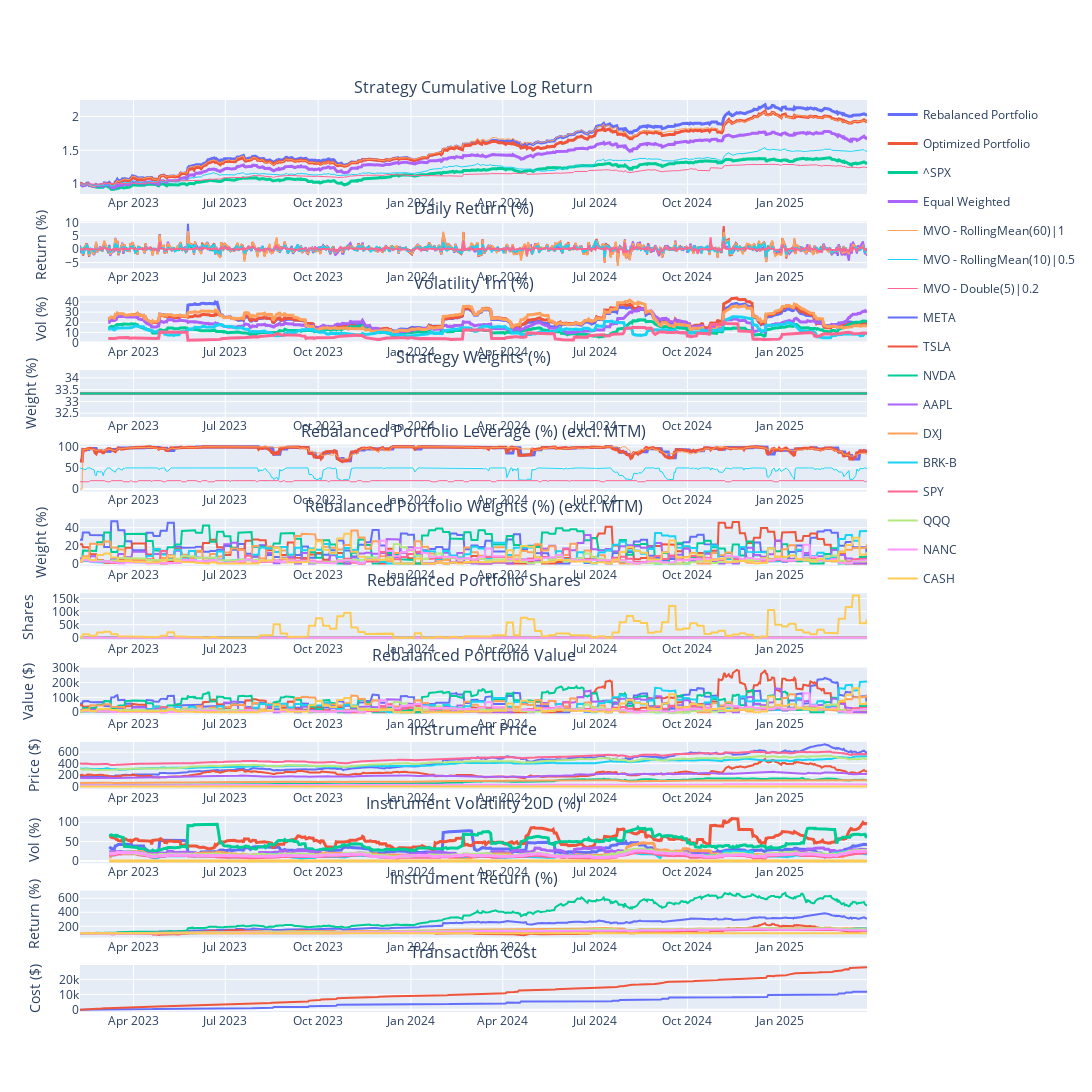

The cell this chart's notebook holds for it:
### Markdown cell above
# Log

2024-11-22: If we don't fix sum of weights to constant (e.g. 1), the model would statisfy the HHI constraints by reducing the overeall weights only, but not diversing the portfolios. Still, fixing to 1 is not good because sometime we should de-leverage given signals are weak. So we can consider to add a cash element in the optimization

2024-11-30: Create benchmark portfolios (e.g. equally weighted of all stocks) (DONE)

2024-12-06: Alpha models using returns relative to something (e.g. SPX)

### Code cell
portfolio = PortfolioStandard(
    capital=194943 + 21438,
    name='MVOPortfolio',        
    rebalance_iter=RebalancerIter('0 0 * * Fri', 1),        
    tc_model=TransactionCostFutu(), 
    systems_style=SystemStyle.VERTICAL,
    systems=[        
        # Long terms signals => 60days return / diversified        
        TradingSubSystemSingle(vol_target=vol_target, instruments=instruments, strategy=[MeanVarianceOpt(alpha_model=RollingMean(60), risk_model=RollingMeanCovNeg(60), gamma=10, hhi=0.2, confidence=1, leverage=1)], max_leverage=max_leverage, offset=60),

        # Mid terms signals => 30days return / diversified        
        # TradingSubSystemSingle(vol_target=vol_target, instruments=instruments, strategy=[MeanVarianceOpt(alpha_model=RollingMean(30), risk_model=RollingMeanCovNeg(30), gamma=10, hhi=0.2, confidence=1, leverage=1)], max_leverage=max_leverage, offset=60),

        # Short terms signals => 5 and 10days returns / less diversified
        TradingSubSystemSingle(vol_target=vol_target, instruments=instruments, strategy=[MeanVarianceOpt(alpha_model=RollingMean(10), risk_model=RollingMeanCovNeg(10), gamma=30, hhi=0.4, confidence=0.5, leverage=1)], max_leverage=max_leverage, offset=60),         
        # TradingSubSystemSingle(vol_target=vol_target, instruments=instruments, strategy=[MeanVarianceOpt(alpha_model=RollingMean(5), risk_model=RollingMeanCovNeg(5), gamma=30, hhi=0.4, confidence=0.5, leverage=1)], max_leverage=max_leverage, offset=60),         

        # Mean Revert signals => 2days RSI / concentrated
        # TradingSubSystemSingle(vol_target=vol_target, instruments=instruments, strategy=[MeanVarianceOpt(alpha_model=RSI(2,10), risk_model=ZeroCov(), gamma=0, hhi=0, confidence=0.2)], max_leverage=max_leverage, offset=200),
        # TradingSubSystemSingle(vol_target=vol_target, instruments=instruments, strategy=[MeanVarianceOpt(alpha_model=RSI(2,95), risk_model=ZeroCov(), gamma=0, hhi=0, confidence=-1)], max_leverage=max_leverage, offset=200),

        # Mean Revert signals => Double7 / concentrated
        TradingSubSystemSingle(vol_target=vol_target, instruments=instruments, strategy=[MeanVarianceOpt(alpha_model=Double7(5), risk_model=ZeroCov(), gamma=0, hhi=0, confidence=0.2)], max_leverage=max_leverage, offset=200),
    ]
)

portfolio.set_start_date(start_date)
portfolio.set_end_date(end_date)
portfolio.backtest_subsystems()
portfolio.optimize()
portfolio.backtest()
portfolio.rebalance()
portfolio.performance(show_all_rets=True)

### Figure 1 — Plotly figure (JSON) as saved in the notebook; plotly's stock layout.template omitted (floating-point values rounded to 4 significant figures; data arrays with more than 128 entries replaced by an {"elided": "..."} marker saying what was removed)
{"data": [{"legendgroup": "Rebalanced Portfolio", "line": {"width": 3}, "marker": {"color": "#636EFA"}, "name": "Rebalanced Portfolio", "type": "scatter", "x": {"elided": "537 str values"}, "xaxis": "x", "y": {"elided": "537 float values"}, "yaxis": "y"}, {"legendgroup": "Rebalanced Portfolio", "marker": {"color": "#636EFA"}, "name": "Rebalanced Portfolio", "showlegend": false, "type": "scatter", "x": {"elided": "537 str values"}, "xaxis": "x2", "y": {"elided": "537 float values"}, "yaxis": "y2"}, {"legendgroup": "Rebalanced Portfolio", "line": {"width": 3}, "marker": {"color": "#636EFA"}, "name": "Rebalanced Portfolio", "showlegend": false, "type": "scatter", "x": {"elided": "537 str values"}, "xaxis": "x3", "y": {"elided": "537 float values"}, "yaxis": "y3"}, {"legendgroup": "Rebalanced Portfolio", "line": {"width": 3}, "marker": {"color": "#636EFA"}, "name": "Rebalanced Portfolio", "showlegend": false, "type": "scatter", "x": {"elided": "537 str values"}, "xaxis": "x5", "y": {"elided": "537 float values"}, "yaxis": "y5"}, {"legendgroup": "Rebalanced Portfolio", "marker": {"color": "#636EFA"}, "name": "Rebalanced Portfolio", "showlegend": false, "type": "scatter", "x": {"elided": "537 str values"}, "xaxis": "x12", "y": {"elided": "537 float values"}, "yaxis": "y12"}, {"legendgroup": "Optimized Portfolio", "line": {"width": 3}, "marker": {"color": "#EF553B"}, "name": "Optimized Portfolio", "type": "scatter", "x": {"elided": "537 str values"}, "xaxis": "x", "y": {"elided": "537 float values"}, "yaxis": "y"}, {"legendgroup": "Optimized Portfolio", "marker": {"color": "#EF553B"}, "name": "Optimized Portfolio", "showlegend": false, "type": "scatter", "x": {"elided": "537 str values"}, "xaxis": "x2", "y": {"elided": "537 float values"}, "yaxis": "y2"}, {"legendgroup": "Optimized Portfolio", "line": {"width": 3}, "marker": {"color": "#EF553B"}, "name": "Optimized Portfolio", "showlegend": false, "type": "scatter", "x": {"elided": "537 str values"}, "xaxis": "x3", "y": {"elided": "537 float values"}, "yaxis": "y3"}, {"legendgroup": "Optimized Portfolio", "line": {"width": 3}, "marker": {"color": "#EF553B"}, "name": "Optimized Portfolio", "showlegend": false, "type": "scatter", "x": {"elided": "537 str values"}, "xaxis": "x5", "y": {"elided": "537 float values"}, "yaxis": "y5"}, {"legendgroup": "Optimized Portfolio", "marker": {"color": "#EF553B"}, "name": "Optimized Portfolio", "showlegend": false, "type": "scatter", "x": {"elided": "537 str values"}, "xaxis": "x12", "y": {"elided": "537 float values"}, "yaxis": "y12"}, {"legendgroup": "^SPX", "line": {"width": 3}, "marker": {"color": "#00CC96"}, "name": "^SPX", "type": "scatter", "x": {"elided": "537 str values"}, "xaxis": "x", "y": {"elided": "537 float values"}, "yaxis": "y"}, {"legendgroup": "^SPX", "marker": {"color": "#00CC96"}, "name": "^SPX", "showlegend": false, "type": "scatter", "x": {"elided": "537 str values"}, "xaxis": "x2", "y": {"elided": "537 float values"}, "yaxis": "y2"}, {"legendgroup": "^SPX", "line": {"width": 3}, "marker": {"color": "#00CC96"}, "name": "^SPX", "showlegend": false, "type": "scatter", "x": {"elided": "537 str values"}, "xaxis": "x3", "y": {"elided": "537 float values"}, "yaxis": "y3"}, {"legendgroup": "Equal Weighted", "line": {"width": 3}, "marker": {"color": "#AB63FA"}, "name": "Equal Weighted", "type": "scatter", "x": {"elided": "537 str values"}, "xaxis": "x", "y": {"elided": "537 float values"}, "yaxis": "y"}, {"legendgroup": "Equal Weighted", "marker": {"color": "#AB63FA"}, "name": "Equal Weighted", "showlegend": false, "type": "scatter", "x": {"elided": "537 str values"}, "xaxis": "x2", "y": {"elided": "537 float values"}, "yaxis": "y2"}, {"legendgroup": "Equal Weighted", "line": {"width": 3}, "marker": {"color": "#AB63FA"}, "name": "Equal Weighted", "showlegend": false, "type": "scatter", "x": {"elided": "537 str values"}, "xaxis": "x3", "y": {"elided": "537 float values"}, "yaxis": "y3"}, {"legendgroup": "MVO - RollingMean(60)|1", "line": {"width": 1}, "marker": {"color": "#FFA15A"}, "name": "MVO - RollingMean(60)|1", "type": "scatter", "x": {"elided": "537 str values"}, "xaxis": "x", "y": {"elided": "537 float values"}, "yaxis": "y"}, {"legendgroup": "MVO - RollingMean(60)|1", "marker": {"color": "#FFA15A"}, "name": "MVO - RollingMean(60)|1", "showlegend": false, "type": "scatter", "x": {"elided": "537 str values"}, "xaxis": "x2", "y": {"elided": "537 float values"}, "yaxis": "y2"}, {"legendgroup": "MVO - RollingMean(60)|1", "line": {"width": 3}, "marker": {"color": "#FFA15A"}, "name": "MVO - RollingMean(60)|1", "showlegend": false, "type": "scatter", "x": {"elided": "537 str values"}, "xaxis": "x3", "y": {"elided": "537 float values"}, "yaxis": "y3"}, {"legendgroup": "MVO - RollingMean(60)|1", "line": {"width": 1}, "marker": {"color": "#FFA15A"}, "name": "MVO - RollingMean(60)|1", "showlegend": false, "type": "scatter", "x": {"elided": "537 str values"}, "xaxis": "x5", "y": {"elided": "537 float values"}, "yaxis": "y5"}, {"legendgroup": "MVO - RollingMean(10)|0.5", "line": {"width": 1}, "marker": {"color": "#19D3F3"}, "name": "MVO - RollingMean(10)|0.5", "type": "scatter", "x": {"elided": "537 str values"}, "xaxis": "x", "y": {"elided": "537 float values"}, "yaxis": "y"}, {"legendgroup": "MVO - RollingMean(10)|0.5", "marker": {"color": "#19D3F3"}, "name": "MVO - RollingMean(10)|0.5", "showlegend": false, "type": "scatter", "x": {"elided": "537 str values"}, "xaxis": "x2", "y": {"elided": "537 float values"}, "yaxis": "y2"}, {"legendgroup": "MVO - RollingMean(10)|0.5", "line": {"width": 3}, "marker": {"color": "#19D3F3"}, "name": "MVO - RollingMean(10)|0.5", "showlegend": false, "type": "scatter", "x": {"elided": "537 str values"}, "xaxis": "x3", "y": {"elided": "537 float values"}, "yaxis": "y3"}, {"legendgroup": "MVO - RollingMean(10)|0.5", "line": {"width": 1}, "marker": {"color": "#19D3F3"}, "name": "MVO - RollingMean(10)|0.5", "showlegend": false, "type": "scatter", "x": {"elided": "537 str values"}, "xaxis": "x5", "y": {"elided": "537 float values"}, "yaxis": "y5"}, {"legendgroup": "MVO - Double(5)|0.2", "line": {"width": 1}, "marker": {"color": "#FF6692"}, "name": "MVO - Double(5)|0.2", "type": "scatter", "x": {"elided": "537 str values"}, "xaxis": "x", "y": {"elided": "537 float values"}, "yaxis": "y"}, {"legendgroup": "MVO - Double(5)|0.2", "marker": {"color": "#FF6692"}, "name": "MVO - Double(5)|0.2", "showlegend": false, "type": "scatter", "x": {"elided": "537 str values"}, "xaxis": "x2", "y": {"elided": "537 float values"}, "yaxis": "y2"}, {"legendgroup": "MVO - Double(5)|0.2", "line": {"width": 3}, "marker": {"color": "#FF6692"}, "name": "MVO - Double(5)|0.2", "showlegend": false, "type": "scatter", "x": {"elided": "537 str values"}, "xaxis": "x3", "y": {"elided": "537 float values"}, "yaxis": "y3"}, {"legendgroup": "MVO - Double(5)|0.2", "line": {"width": 1}, "marker": {"color": "#FF6692"}, "name": "MVO - Double(5)|0.2", "showlegend": false, "type": "scatter", "x": {"elided": "537 str values"}, "xaxis": "x5", "y": {"elided": "537 float values"}, "yaxis": "y5"}, {"legendgroup": "MVO - RollingMean(60)|1", "marker": {"color": "#636EFA"}, "name": "MVO - RollingMean(60)|1", "showlegend": false, "type": "scatter", "x": {"elided": "537 str values"}, "xaxis": "x4", "y": {"elided": "537 float values"}, "yaxis": "y4"}, {"legendgroup": "MVO - RollingMean(10)|0.5", "marker": {"color": "#EF553B"}, "name": "MVO - RollingMean(10)|0.5", "showlegend": false, "type": "scatter", "x": {"elided": "537 str values"}, "xaxis": "x4", "y": {"elided": "537 float values"}, "yaxis": "y4"}, {"legendgroup": "MVO - Double(5)|0.2", "marker": {"color": "#00CC96"}, "name": "MVO - Double(5)|0.2", "showlegend": false, "type": "scatter", "x": {"elided": "537 str values"}, "xaxis": "x4", "y": {"elided": "537 float values"}, "yaxis": "y4"}, {"legendgroup": "META", "marker": {"color": "#636EFA"}, "name": "META", "showlegend": true, "type": "scatter", "x": {"elided": "537 str values"}, "xaxis": "x6", "y": {"elided": "537 float values"}, "yaxis": "y6"}, {"legendgroup": "META", "marker": {"color": "#636EFA"}, "name": "META", "showlegend": false, "type": "scatter", "x": {"elided": "537 str values"}, "xaxis": "x7", "y": {"elided": "537 float values"}, "yaxis": "y7"}, {"legendgroup": "META", "marker": {"color": "#636EFA"}, "name": "META", "showlegend": false, "type": "scatter", "x": {"elided": "537 str values"}, "xaxis": "x8", "y": {"elided": "537 float values"}, "yaxis": "y8"}, {"legendgroup": "META", "marker": {"color": "#636EFA"}, "name": "META", "showlegend": false, "type": "scatter", "x": {"elided": "537 str values"}, "xaxis": "x9", "y": {"elided": "537 float values"}, "yaxis": "y9"}, {"legendgroup": "META", "line": {"width": 3}, "marker": {"color": "#636EFA"}, "name": "META", "showlegend": false, "type": "scatter", "x": {"elided": "537 str values"}, "xaxis": "x10", "y": {"elided": "537 float values"}, "yaxis": "y10"}, {"legendgroup": "META", "marker": {"color": "#636EFA"}, "name": "META", "showlegend": false, "type": "scatter", "x": {"elided": "537 str values"}, "xaxis": "x11", "y": {"elided": "537 float values"}, "yaxis": "y11"}, {"legendgroup": "TSLA", "marker": {"color": "#EF553B"}, "name": "TSLA", "showlegend": true, "type": "scatter", "x": {"elided": "537 str values"}, "xaxis": "x6", "y": {"elided": "537 float values"}, "yaxis": "y6"}, {"legendgroup": "TSLA", "marker": {"color": "#EF553B"}, "name": "TSLA", "showlegend": false, "type": "scatter", "x": {"elided": "537 str values"}, "xaxis": "x7", "y": {"elided": "537 float values"}, "yaxis": "y7"}, {"legendgroup": "TSLA", "marker": {"color": "#EF553B"}, "name": "TSLA", "showlegend": false, "type": "scatter", "x": {"elided": "537 str values"}, "xaxis": "x8", "y": {"elided": "537 float values"}, "yaxis": "y8"}, {"legendgroup": "TSLA", "marker": {"color": "#EF553B"}, "name": "TSLA", "showlegend": false, "type": "scatter", "x": {"elided": "537 str values"}, "xaxis": "x9", "y": {"elided": "537 float values"}, "yaxis": "y9"}, {"legendgroup": "TSLA", "line": {"width": 3}, "marker": {"color": "#EF553B"}, "name": "TSLA", "showlegend": false, "type": "scatter", "x": {"elided": "537 str values"}, "xaxis": "x10", "y": {"elided": "537 float values"}, "yaxis": "y10"}, {"legendgroup": "TSLA", "marker": {"color": "#EF553B"}, "name": "TSLA", "showlegend": false, "type": "scatter", "x": {"elided": "537 str values"}, "xaxis": "x11", "y": {"elided": "537 float values"}, "yaxis": "y11"}, {"legendgroup": "NVDA", "marker": {"color": "#00CC96"}, "name": "NVDA", "showlegend": true, "type": "scatter", "x": {"elided": "537 str values"}, "xaxis": "x6", "y": {"elided": "537 float values"}, "yaxis": "y6"}, {"legendgroup": "NVDA", "marker": {"color": "#00CC96"}, "name": "NVDA", "showlegend": false, "type": "scatter", "x": {"elided": "537 str values"}, "xaxis": "x7", "y": {"elided": "537 float values"}, "yaxis": "y7"}, {"legendgroup": "NVDA", "marker": {"color": "#00CC96"}, "name": "NVDA", "showlegend": false, "type": "scatter", "x": {"elided": "537 str values"}, "xaxis": "x8", "y": {"elided": "537 float values"}, "yaxis": "y8"}, {"legendgroup": "NVDA", "marker": {"color": "#00CC96"}, "name": "NVDA", "showlegend": false, "type": "scatter", "x": {"elided": "537 str values"}, "xaxis": "x9", "y": {"elided": "537 float values"}, "yaxis": "y9"}, {"legendgroup": "NVDA", "line": {"width": 3}, "marker": {"color": "#00CC96"}, "name": "NVDA", "showlegend": false, "type": "scatter", "x": {"elided": "537 str values"}, "xaxis": "x10", "y": {"elided": "537 float values"}, "yaxis": "y10"}, {"legendgroup": "NVDA", "marker": {"color": "#00CC96"}, "name": "NVDA", "showlegend": false, "type": "scatter", "x": {"elided": "537 str values"}, "xaxis": "x11", "y": {"elided": "537 float values"}, "yaxis": "y11"}, {"legendgroup": "AAPL", "marker": {"color": "#AB63FA"}, "name": "AAPL", "showlegend": true, "type": "scatter", "x": {"elided": "537 str values"}, "xaxis": "x6", "y": {"elided": "537 float values"}, "yaxis": "y6"}, {"legendgroup": "AAPL", "marker": {"color": "#AB63FA"}, "name": "AAPL", "showlegend": false, "type": "scatter", "x": {"elided": "537 str values"}, "xaxis": "x7", "y": {"elided": "537 float values"}, "yaxis": "y7"}, {"legendgroup": "AAPL", "marker": {"color": "#AB63FA"}, "name": "AAPL", "showlegend": false, "type": "scatter", "x": {"elided": "537 str values"}, "xaxis": "x8", "y": {"elided": "537 float values"}, "yaxis": "y8"}, {"legendgroup": "AAPL", "marker": {"color": "#AB63FA"}, "name": "AAPL", "showlegend": false, "type": "scatter", "x": {"elided": "537 str values"}, "xaxis": "x9", "y": {"elided": "537 float values"}, "yaxis": "y9"}, {"legendgroup": "AAPL", "line": {"width": 3}, "marker": {"color": "#AB63FA"}, "name": "AAPL", "showlegend": false, "type": "scatter", "x": {"elided": "537 str values"}, "xaxis": "x10", "y": {"elided": "537 float values"}, "yaxis": "y10"}, {"legendgroup": "AAPL", "marker": {"color": "#AB63FA"}, "name": "AAPL", "showlegend": false, "type": "scatter", "x": {"elided": "537 str values"}, "xaxis": "x11", "y": {"elided": "537 float values"}, "yaxis": "y11"}, {"legendgroup": "DXJ", "marker": {"color": "#FFA15A"}, "name": "DXJ", "showlegend": true, "type": "scatter", "x": {"elided": "537 str values"}, "xaxis": "x6", "y": {"elided": "537 float values"}, "yaxis": "y6"}, {"legendgroup": "DXJ", "marker": {"color": "#FFA15A"}, "name": "DXJ", "showlegend": false, "type": "scatter", "x": {"elided": "537 str values"}, "xaxis": "x7", "y": {"elided": "537 float values"}, "yaxis": "y7"}, {"legendgroup": "DXJ", "marker": {"color": "#FFA15A"}, "name": "DXJ", "showlegend": false, "type": "scatter", "x": {"elided": "537 str values"}, "xaxis": "x8", "y": {"elided": "537 float values"}, "yaxis": "y8"}, {"legendgroup": "DXJ", "marker": {"color": "#FFA15A"}, "name": "DXJ", "showlegend": false, "type": "scatter", "x": {"elided": "537 str values"}, "xaxis": "x9", "y": {"elided": "537 float values"}, "yaxis": "y9"}, {"legendgroup": "DXJ", "line": {"width": 3}, "marker": {"color": "#FFA15A"}, "name": "DXJ", "showlegend": false, "type": "scatter", "x": {"elided": "537 str values"}, "xaxis": "x10", "y": {"elided": "537 float values"}, "yaxis": "y10"}, {"legendgroup": "DXJ", "marker": {"color": "#FFA15A"}, "name": "DXJ", "showlegend": false, "type": "scatter", "x": {"elided": "537 str values"}, "xaxis": "x11", "y": {"elided": "537 float values"}, "yaxis": "y11"}, {"legendgroup": "BRK-B", "marker": {"color": "#19D3F3"}, "name": "BRK-B", "showlegend": true, "type": "scatter", "x": {"elided": "537 str values"}, "xaxis": "x6", "y": {"elided": "537 float values"}, "yaxis": "y6"}, {"legendgroup": "BRK-B", "marker": {"color": "#19D3F3"}, "name": "BRK-B", "showlegend": false, "type": "scatter", "x": {"elided": "537 str values"}, "xaxis": "x7", "y": {"elided": "537 float values"}, "yaxis": "y7"}, {"legendgroup": "BRK-B", "marker": {"color": "#19D3F3"}, "name": "BRK-B", "showlegend": false, "type": "scatter", "x": {"elided": "537 str values"}, "xaxis": "x8", "y": {"elided": "537 float values"}, "yaxis": "y8"}, {"legendgroup": "BRK-B", "marker": {"color": "#19D3F3"}, "name": "BRK-B", "showlegend": false, "type": "scatter", "x": {"elided": "537 str values"}, "xaxis": "x9", "y": {"elided": "537 float values"}, "yaxis": "y9"}, {"legendgroup": "BRK-B", "line": {"width": 3}, "marker": {"color": "#19D3F3"}, "name": "BRK-B", "showlegend": false, "type": "scatter", "x": {"elided": "537 str values"}, "xaxis": "x10", "y": {"elided": "537 float values"}, "yaxis": "y10"}, {"legendgroup": "BRK-B", "marker": {"color": "#19D3F3"}, "name": "BRK-B", "showlegend": false, "type": "scatter", "x": {"elided": "537 str values"}, "xaxis": "x11", "y": {"elided": "537 float values"}, "yaxis": "y11"}, {"legendgroup": "SPY", "marker": {"color": "#FF6692"}, "name": "SPY", "showlegend": true, "type": "scatter", "x": {"elided": "537 str values"}, "xaxis": "x6", "y": {"elided": "537 float values"}, "yaxis": "y6"}, {"legendgroup": "SPY", "marker": {"color": "#FF6692"}, "name": "SPY", "showlegend": false, "type": "scatter", "x": {"elided": "537 str values"}, "xaxis": "x7", "y": {"elided": "537 float values"}, "yaxis": "y7"}, {"legendgroup": "SPY", "marker": {"color": "#FF6692"}, "name": "SPY", "showlegend": false, "type": "scatter", "x": {"elided": "537 str values"}, "xaxis": "x8", "y": {"elided": "537 float values"}, "yaxis": "y8"}, {"legendgroup": "SPY", "marker": {"color": "#FF6692"}, "name": "SPY", "showlegend": false, "type": "scatter", "x": {"elided": "537 str values"}, "xaxis": "x9", "y": {"elided": "537 float values"}, "yaxis": "y9"}, {"legendgroup": "SPY", "line": {"width": 3}, "marker": {"color": "#FF6692"}, "name": "SPY", "showlegend": false, "type": "scatter", "x": {"elided": "537 str values"}, "xaxis": "x10", "y": {"elided": "537 float values"}, "yaxis": "y10"}, {"legendgroup": "SPY", "marker": {"color": "#FF6692"}, "name": "SPY", "showlegend": false, "type": "scatter", "x": {"elided": "537 str values"}, "xaxis": "x11", "y": {"elided": "537 float values"}, "yaxis": "y11"}, {"legendgroup": "QQQ", "marker": {"color": "#B6E880"}, "name": "QQQ", "showlegend": true, "type": "scatter", "x": {"elided": "537 str values"}, "xaxis": "x6", "y": {"elided": "537 float values"}, "yaxis": "y6"}, {"legendgroup": "QQQ", "marker": {"color": "#B6E880"}, "name": "QQQ", "showlegend": false, "type": "scatter", "x": {"elided": "537 str values"}, "xaxis": "x7", "y": {"elided": "537 float values"}, "yaxis": "y7"}, {"legendgroup": "QQQ", "marker": {"color": "#B6E880"}, "name": "QQQ", "showlegend": false, "type": "scatter", "x": {"elided": "537 str values"}, "xaxis": "x8", "y": {"elided": "537 float values"}, "yaxis": "y8"}, {"legendgroup": "QQQ", "marker": {"color": "#B6E880"}, "name": "QQQ", "showlegend": false, "type": "scatter", "x": {"elided": "537 str values"}, "xaxis": "x9", "y": {"elided": "537 float values"}, "yaxis": "y9"}, {"legendgroup": "QQQ", "line": {"width": 3}, "marker": {"color": "#B6E880"}, "name": "QQQ", "showlegend": false, "type": "scatter", "x": {"elided": "537 str values"}, "xaxis": "x10", "y": {"elided": "537 float values"}, "yaxis": "y10"}, {"legendgroup": "QQQ", "marker": {"color": "#B6E880"}, "name": "QQQ", "showlegend": false, "type": "scatter", "x": {"elided": "537 str values"}, "xaxis": "x11", "y": {"elided": "537 float values"}, "yaxis": "y11"}, {"legendgroup": "NANC", "marker": {"color": "#FF97FF"}, "name": "NANC", "showlegend": true, "type": "scatter", "x": {"elided": "537 str values"}, "xaxis": "x6", "y": {"elided": "537 float values"}, "yaxis": "y6"}, {"legendgroup": "NANC", "marker": {"color": "#FF97FF"}, "name": "NANC", "showlegend": false, "type": "scatter", "x": {"elided": "537 str values"}, "xaxis": "x7", "y": {"elided": "537 float values"}, "yaxis": "y7"}, {"legendgroup": "NANC", "marker": {"color": "#FF97FF"}, "name": "NANC", "showlegend": false, "type": "scatter", "x": {"elided": "537 str values"}, "xaxis": "x8", "y": {"elided": "537 float values"}, "yaxis": "y8"}, {"legendgroup": "NANC", "marker": {"color": "#FF97FF"}, "name": "NANC", "showlegend": false, "type": "scatter", "x": {"elided": "537 str values"}, "xaxis": "x9", "y": {"elided": "537 float values"}, "yaxis": "y9"}, {"legendgroup": "NANC", "line": {"width": 3}, "marker": {"color": "#FF97FF"}, "name": "NANC", "showlegend": false, "type": "scatter", "x": {"elided": "537 str values"}, "xaxis": "x10", "y": {"elided": "537 float values"}, "yaxis": "y10"}, {"legendgroup": "NANC", "marker": {"color": "#FF97FF"}, "name": "NANC", "showlegend": false, "type": "scatter", "x": {"elided": "537 str values"}, "xaxis": "x11", "y": {"elided": "537 float values"}, "yaxis": "y11"}, {"legendgroup": "CASH", "marker": {"color": "#FECB52"}, "name": "CASH", "showlegend": true, "type": "scatter", "x": {"elided": "537 str values"}, "xaxis": "x6", "y": {"elided": "537 float values"}, "yaxis": "y6"}, {"legendgroup": "CASH", "marker": {"color": "#FECB52"}, "name": "CASH", "showlegend": false, "type": "scatter", "x": {"elided": "537 str values"}, "xaxis": "x7", "y": {"elided": "537 float values"}, "yaxis": "y7"}, {"legendgroup": "CASH", "marker": {"color": "#FECB52"}, "name": "CASH", "showlegend": false, "type": "scatter", "x": {"elided": "537 str values"}, "xaxis": "x8", "y": {"elided": "537 float values"}, "yaxis": "y8"}, {"legendgroup": "CASH", "marker": {"color": "#FECB52"}, "name": "CASH", "showlegend": false, "type": "scatter", "x": {"elided": "537 str values"}, "xaxis": "x9", "y": {"elided": "537 int values"}, "yaxis": "y9"}, {"legendgroup": "CASH", "line": {"width": 3}, "marker": {"color": "#FECB52"}, "name": "CASH", "showlegend": false, "type": "scatter", "x": {"elided": "537 str values"}, "xaxis": "x10", "y": {"elided": "537 float values"}, "yaxis": "y10"}, {"legendgroup": "CASH", "marker": {"color": "#FECB52"}, "name": "CASH", "showlegend": false, "type": "scatter", "x": {"elided": "537 str values"}, "xaxis": "x11", "y": {"elided": "537 float values"}, "yaxis": "y11"}], "layout": {"annotations": [{"font": {"size": 16}, "showarrow": false, "text": "Strategy Cumulative Log Return", "x": 0.5, "xanchor": "center", "xref": "paper", "y": 1, "yanchor": "bottom", "yref": "paper"}, {"font": {"size": 16}, "showarrow": false, "text": "Daily Return (%)", "x": 0.5, "xanchor": "center", "xref": "paper", "y": 0.8669, "yanchor": "bottom", "yref": "paper"}, {"font": {"size": 16}, "showarrow": false, "text": "Volatility 1m (%)", "x": 0.5, "xanchor": "center", "xref": "paper", "y": 0.7854, "yanchor": "bottom", "yref": "paper"}, {"font": {"size": 16}, "showarrow": false, "text": "Strategy Weights (%)", "x": 0.5, "xanchor": "center", "xref": "paper", "y": 0.7038, "yanchor": "bottom", "yref": "paper"}, {"font": {"size": 16}, "showarrow": false, "text": "Rebalanced Portfolio Leverage (%) (excl. MTM)", "x": 0.5, "xanchor": "center", "xref": "paper", "y": 0.6223, "yanchor": "bottom", "yref": "paper"}, {"font": {"size": 16}, "showarrow": false, "text": "Rebalanced Portfolio Weights (%) (excl. MTM)", "x": 0.5, "xanchor": "center", "xref": "paper", "y": 0.5408, "yanchor": "bottom", "yref": "paper"}, {"font": {"size": 16}, "showarrow": false, "text": "Rebalanced Portfolio Shares", "x": 0.5, "xanchor": "center", "xref": "paper", "y": 0.4592, "yanchor": "bottom", "yref": "paper"}, {"font": {"size": 16}, "showarrow": false, "text": "Rebalanced Portfolio Value", "x": 0.5, "xanchor": "center", "xref": "paper", "y": 0.3777, "yanchor": "bottom", "yref": "paper"}, {"font": {"size": 16}, "showarrow": false, "text": "Instrument Price", "x": 0.5, "xanchor": "center", "xref": "paper", "y": 0.2962, "yanchor": "bottom", "yref": "paper"}, {"font": {"size": 16}, "showarrow": false, "text": "Instrument Volatility 20D (%)", "x": 0.5, "xanchor": "center", "xref": "paper", "y": 0.2146, "yanchor": "bottom", "yref": "paper"}, {"font": {"size": 16}, "showarrow": false, "text": "Instrument Return (%)", "x": 0.5, "xanchor": "center", "xref": "paper", "y": 0.1331, "yanchor": "bottom", "yref": "paper"}, {"font": {"size": 16}, "showarrow": false, "text": "Transaction Cost", "x": 0.5, "xanchor": "center", "xref": "paper", "y": 0.05154, "yanchor": "bottom", "yref": "paper"}], "height": 4000, "hoverlabel": {"namelength": -1}, "hovermode": "x", "width": 1500, "xaxis": {"anchor": "y", "domain": [0, 1], "matches": "x12", "showticklabels": true}, "xaxis10": {"anchor": "y10", "domain": [0, 1], "matches": "x12", "showticklabels": true}, "xaxis11": {"anchor": "y11", "domain": [0, 1], "matches": "x12", "showticklabels": true}, "xaxis12": {"anchor": "y12", "domain": [0, 1], "showticklabels": true}, "xaxis2": {"anchor": "y2", "domain": [0, 1], "matches": "x12", "showticklabels": true}, "xaxis3": {"anchor": "y3", "domain": [0, 1], "matches": "x12", "showticklabels": true}, "xaxis4": {"anchor": "y4", "domain": [0, 1], "matches": "x12", "showticklabels": true}, "xaxis5": {"anchor": "y5", "domain": [0, 1], "matches": "x12", "showticklabels": true}, "xaxis6": {"anchor": "y6", "domain": [0, 1], "matches": "x12", "showticklabels": true}, "xaxis7": {"anchor": "y7", "domain": [0, 1], "matches": "x12", "showticklabels": true}, "xaxis8": {"anchor": "y8", "domain": [0, 1], "matches": "x12", "showticklabels": true}, "xaxis9": {"anchor": "y9", "domain": [0, 1], "matches": "x12", "showticklabels": true}, "yaxis": {"anchor": "x", "domain": [0.8969, 1]}, "yaxis10": {"anchor": "x10", "domain": [0.1631, 0.2146], "title": {"text": "Vol (%)"}}, "yaxis11": {"anchor": "x11", "domain": [0.08154, 0.1331], "title": {"text": "Return (%)"}}, "yaxis12": {"anchor": "x12", "domain": [0, 0.05154], "title": {"text": "Cost ($)"}}, "yaxis2": {"anchor": "x2", "domain": [0.8154, 0.8669], "title": {"text": "Return (%)"}}, "yaxis3": {"anchor": "x3", "domain": [0.7338, 0.7854], "title": {"text": "Vol (%)"}}, "yaxis4": {"anchor": "x4", "domain": [0.6523, 0.7038], "title": {"text": "Weight (%)"}}, "yaxis5": {"anchor": "x5", "domain": [0.5708, 0.6223]}, "yaxis6": {"anchor": "x6", "domain": [0.4892, 0.5408], "title": {"text": "Weight (%)"}}, "yaxis7": {"anchor": "x7", "domain": [0.4077, 0.4592], "title": {"text": "Shares"}}, "yaxis8": {"anchor": "x8", "domain": [0.3262, 0.3777], "title": {"text": "Value ($)"}}, "yaxis9": {"anchor": "x9", "domain": [0.2446, 0.2962], "title": {"text": "Price ($)"}}}}
